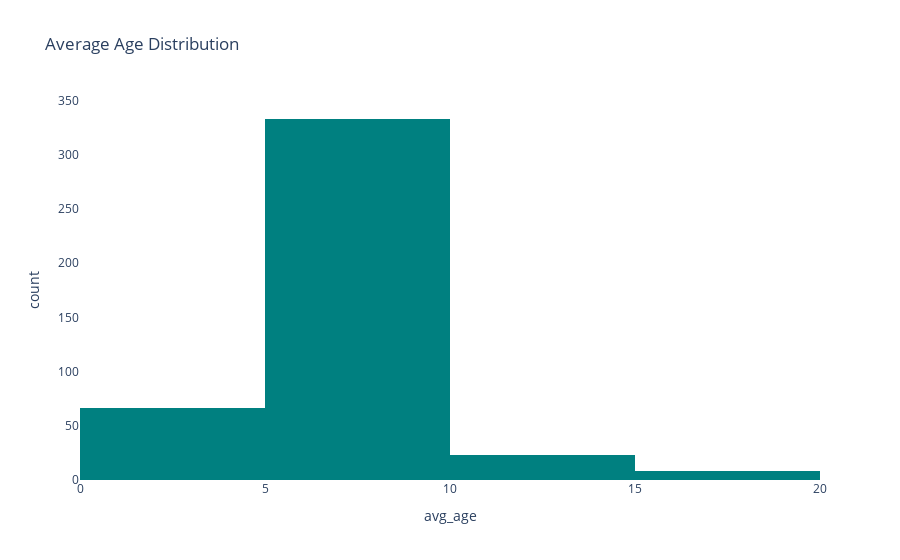

The code cell stored with this chart in its notebook:
### Code cell
fig = px.histogram(df, x="avg_age", nbins=6, color_discrete_sequence=['teal'], title="Average Age Distribution", labels={'cats':'age'})
fig.update_layout(barmode='stack', xaxis={'categoryorder':'category ascending'})
fig.update_layout({
'plot_bgcolor': 'rgba(0, 0, 0, 0)',
'paper_bgcolor': 'rgba(0, 0, 0, 0)',
})
fig.show()

### Figure 1 — Plotly figure (JSON) as saved in the notebook; plotly's stock layout.template omitted (floating-point values rounded to 4 significant figures; data arrays with more than 128 entries replaced by an {"elided": "..."} marker saying what was removed)
{"data": [{"alignmentgroup": "True", "bingroup": "x", "hovertemplate": "avg_age=%{x}<br>count=%{y}<extra></extra>", "legendgroup": "", "marker": {"color": "teal"}, "name": "", "nbinsx": 6, "offsetgroup": "", "orientation": "v", "showlegend": false, "type": "histogram", "x": {"elided": "430 float values"}, "xaxis": "x", "yaxis": "y"}], "layout": {"barmode": "stack", "legend": {"tracegroupgap": 0}, "paper_bgcolor": "rgba(0, 0, 0, 0)", "plot_bgcolor": "rgba(0, 0, 0, 0)", "title": {"text": "Average Age Distribution"}, "xaxis": {"anchor": "y", "categoryorder": "category ascending", "domain": [0, 1], "title": {"text": "avg_age"}}, "yaxis": {"anchor": "x", "domain": [0, 1], "title": {"text": "count"}}}}
